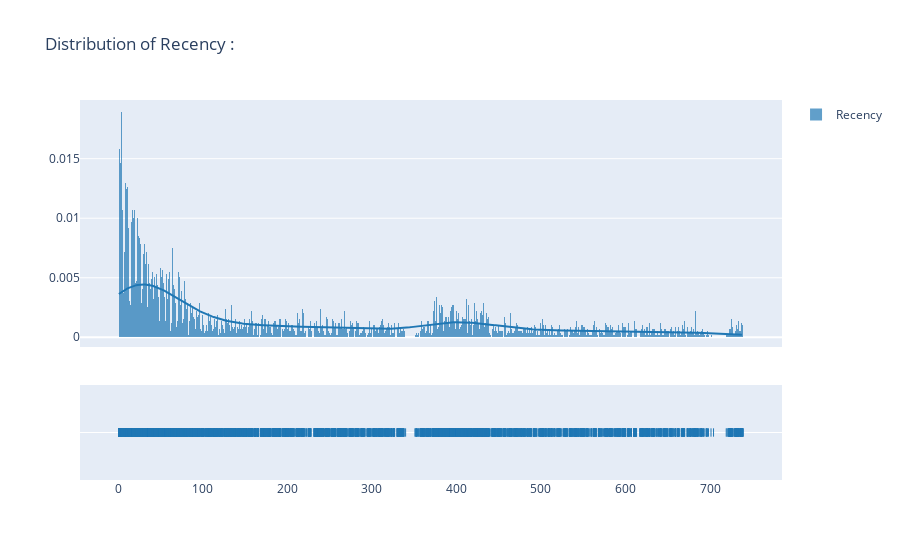

Here is the notebook cell this chart was saved with:
### Code cell
import plotly.figure_factory as ff
fig = ff.create_distplot([rfm_segmentation.Recency], group_labels=  ['Recency'])
fig.update_layout(
    title="Distribution of Recency : "
    )
fig.show()

### Figure 1 — Plotly figure (JSON) as saved in the notebook; plotly's stock layout.template omitted (floating-point values rounded to 4 significant figures; data arrays with more than 128 entries replaced by an {"elided": "..."} marker saying what was removed)
{"data": [{"autobinx": false, "histnorm": "probability density", "legendgroup": "Recency", "marker": {"color": "rgb(31, 119, 180)"}, "name": "Recency", "opacity": 0.7, "type": "histogram", "x": {"elided": "5878 int values"}, "xaxis": "x", "xbins": {"end": 739, "size": 1, "start": 1}, "yaxis": "y"}, {"legendgroup": "Recency", "marker": {"color": "rgb(31, 119, 180)"}, "mode": "lines", "name": "Recency", "showlegend": false, "type": "scatter", "x": {"elided": "500 float values"}, "xaxis": "x", "y": {"elided": "500 float values"}, "yaxis": "y"}, {"legendgroup": "Recency", "marker": {"color": "rgb(31, 119, 180)", "symbol": "line-ns-open"}, "mode": "markers", "name": "Recency", "showlegend": false, "type": "scatter", "x": {"elided": "5878 int values"}, "xaxis": "x", "y": {"elided": "5878 str values"}, "yaxis": "y2"}], "layout": {"barmode": "overlay", "hovermode": "closest", "legend": {"traceorder": "reversed"}, "title": {"text": "Distribution of Recency : "}, "xaxis": {"anchor": "y2", "domain": [0, 1], "zeroline": false}, "yaxis": {"anchor": "free", "domain": [0.35, 1], "position": 0}, "yaxis2": {"anchor": "x", "domain": [0, 0.25], "dtick": 1, "showticklabels": false}}}
